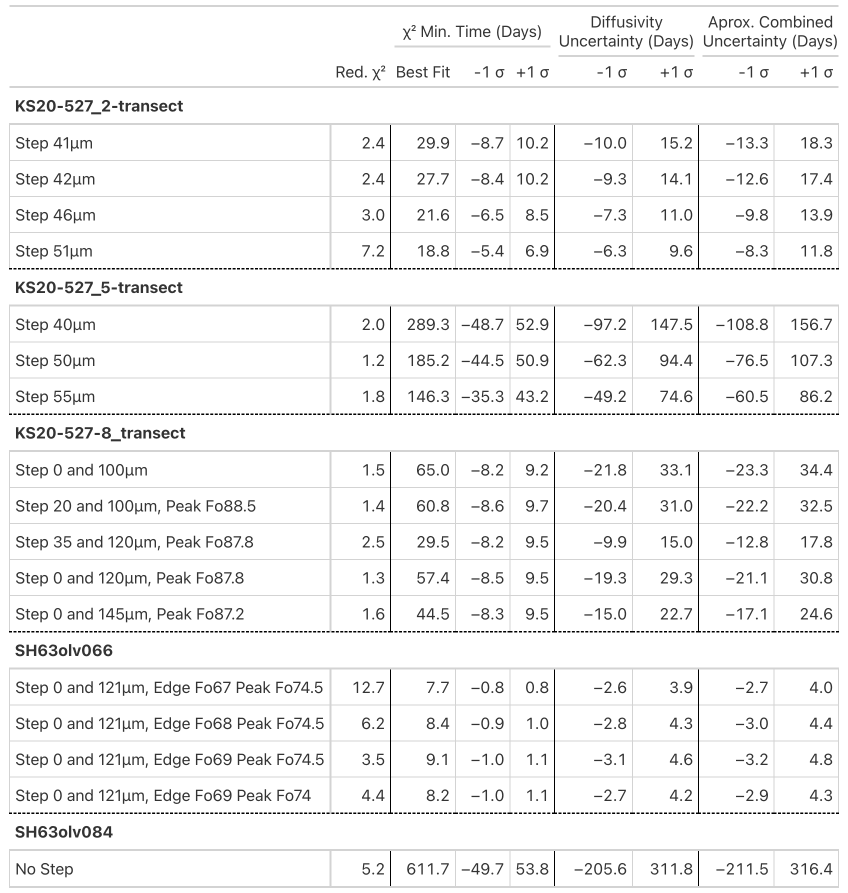
#> input picture Diffusion Round Robin/Round Robin_Sample Times version 2.png, 1696 x 1786 px (shown at 1/2 size)
$ python tiled_check.py '../../../../Diffusion Round Robin/Round Robin_Sample Times version 2.png'
#> lines starting #> are read from the running program, lines starting #| are printed output that depends on the picture
"""Flag a PNG that came out tiled (the page's top-left repeated across the image).

A tiled capture repeats itself at some shift, so shifted copies of the image match
almost exactly; a real figure does not. Prints "ok" or "TILED" per file, exits 1 if any
is tiled.

Run: uv run --with pillow --with numpy python tiled_check.py <png> [<png> ...]
"""

import sys

import numpy as np
from PIL import Image

# Mean absolute grey difference (0-255) below which a shift counts as a repeat. Calibrated
# 2026-10-16 at 1600 px: the four good figures score 8.1-10.7, two tiled renders 0.00-0.12
# (tiles can be as small as 1/6 of the width).
THRESHOLD = 3.0
MIN_SHIFT = 16  # pixels; smaller shifts match any image with broad flat areas


def repeat_score(path: str) -> tuple[float, str]:
    """Smallest mean difference between the image and a shifted copy of itself."""
    im = Image.open(path).convert("L")
    im.thumbnail((1600, 1600))
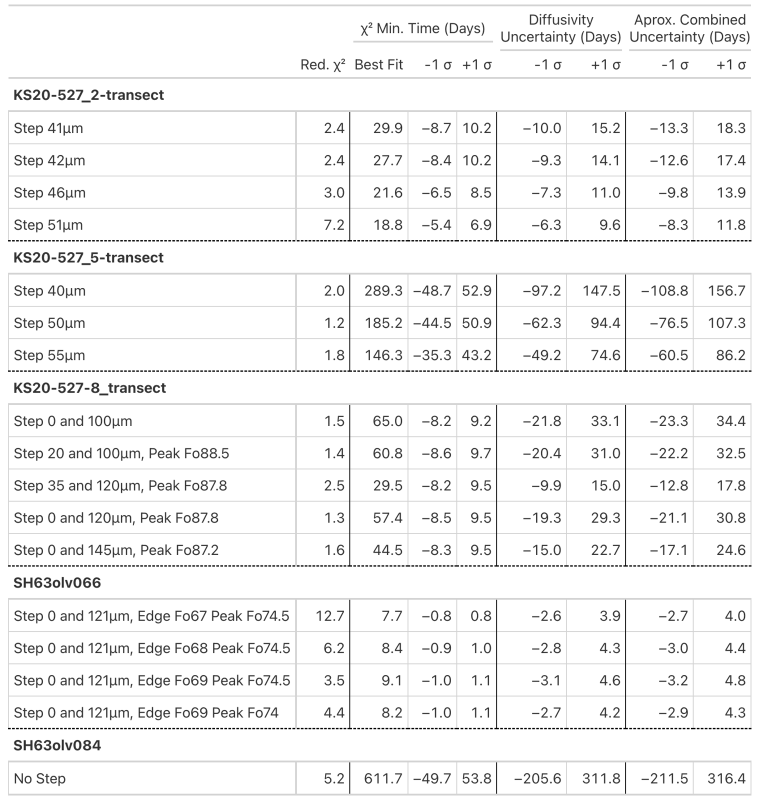
#> im: PIL image 1519x1600 L (shown at 1/2 size); min 0, max 255, mean 243.9
    a = np.asarray(im, dtype=np.float32)
    h, w = a.shape
#> h = 1600; w = 1519
    best = (float("inf"), "")
    for k in range(MIN_SHIFT, h - h // 8):
        best = min(best, (float(np.abs(a[: h - k] - a[k:]).mean()), f"rows shifted {k}"))
#> this loop made 1384 passes
#> best on passes 1 to 3: (19.01, 'rows shifted 16'), (19.01, 'rows shifted 16'), (19.01, 'rows shifted 16')
    for k in range(MIN_SHIFT, w - w // 8):
        best = min(best, (float(np.abs(a[:, : w - k] - a[:, k:]).mean()), f"columns shifted {k}"))
    return best


def main() -> int:
    tiled = False
    for path in sys.argv[1:]:
        score, where = repeat_score(path)
#> score = 11.94; where = 'rows shifted 325'
        bad = score < THRESHOLD
#> bad = False
        tiled |= bad
#> tiled = False
        print(f"{'TILED' if bad else 'ok'}  {score:.2f} ({where})  {path}")
#| ok  11.94 (rows shifted 325)  ../../../../Diffusion Round Robin/Round Robin_Sample Times version 2.png
    return 1 if tiled else 0


if __name__ == "__main__":
    sys.exit(main())
#> (the program exits here)
